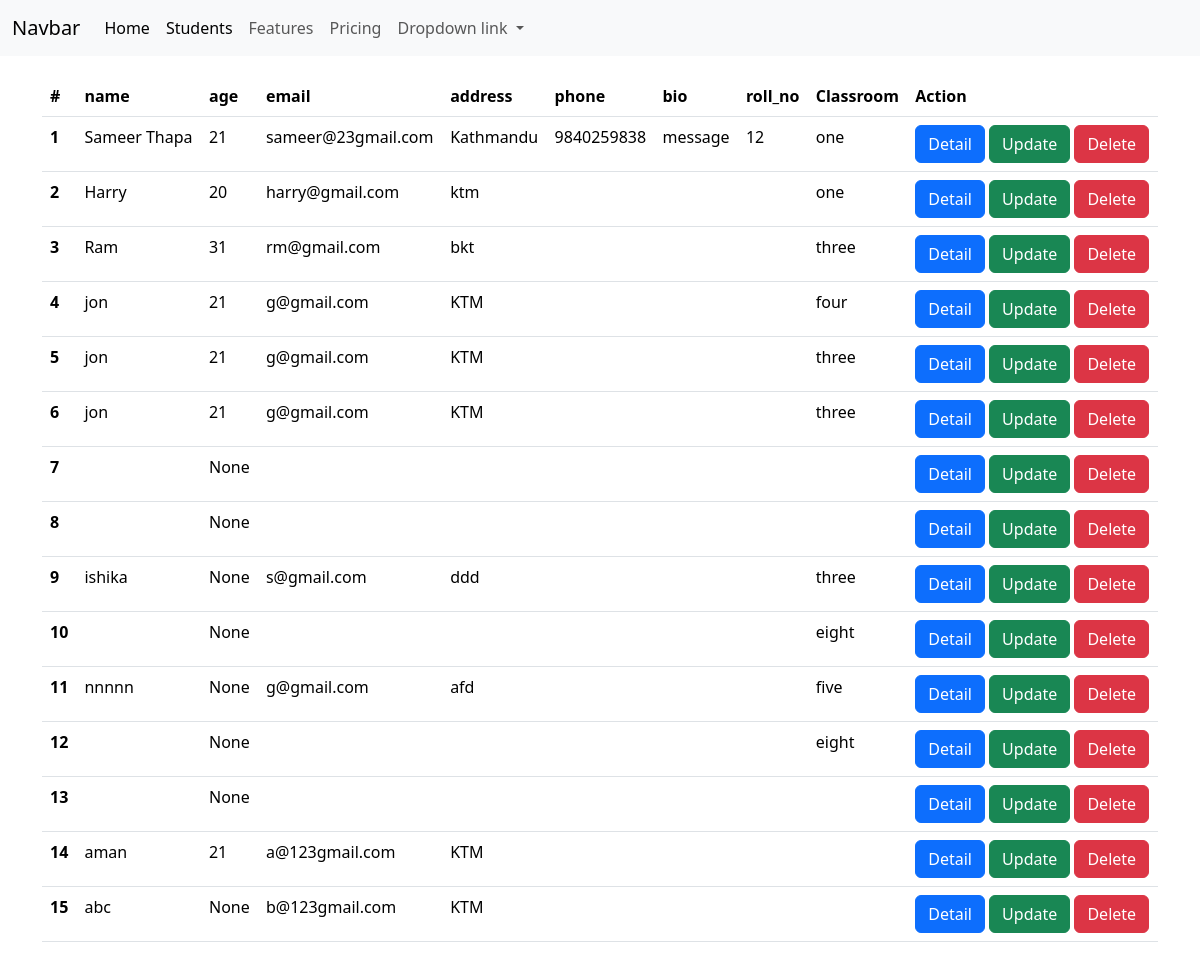
The page /student/ on the database its author committed.
### home/models.py (models this page shows, shortened)
class Student(models.Model):
    name = models.CharField(max_length=30)
    age = models.IntegerField(null=True, blank=True)
    address = models.CharField(max_length=50)
    email = models.EmailField(max_length=20)
    classroom = models.ForeignKey(ClassRoom, on_delete=models.CASCADE, related_name="classroom_student",
                               null=True, blank=True)

class StudentProfile(models.Model):
    phone = models.CharField(max_length=14)
    roll_no = models.IntegerField()
    bio = models.TextField(max_length=500)
    profile_picture = models.FileField(null=True, blank=True, upload_to="profile_picture")
    student = models.OneToOneField(Student, on_delete=models.CASCADE)

class ClassRoom(models.Model):
    name = models.CharField(max_length=10)

### home/views.py (the view)
# urls.py: path('student/', student, name="student"),
def student(request):
    students = Student.objects.all()
    return render(request, template_name="home/student.html", context={"students": students})

### home/templates/home/student.html
{% extends 'home/base.html' %}
{% block content %}
<table class="table">
  <thead>
    <tr>
      <th scope="col">#</th>
      <th scope="col">name </th>
      <th scope="col">age</th>
      <th scope="col">email </th>
        <th scope="col">address </th>
         <th scope="col">phone </th>
         <th scope="col">bio </th>
         <th scope="col">roll_no </th>
         <th scope="col">Classroom </th>
         <th scope="col">Action </th>
    </tr>
  </thead>
  <tbody>
{% for student in students %}
    <tr>
      <th scope="row">{{ forloop.counter }}</th>
      <td>{{student.name}}</td>
      <td>{{student.age}}</td>
      <td>{{student.email}}</td>
        <td>{{student.address}}</td>
         <td>{{student.studentprofile.phone}}</td>
         <td>{{student.studentprofile.bio}}</td>
         <td>{{student.studentprofile.roll_no}}</td>
         <td>{{student.classroom.name}}</td>
         <td>
             <a class="btn btn-primary "href="">Detail</a>
             <a class="btn btn-success "href="">Update</a>
             <a class="btn btn-danger "href="{% url 'delete_student' student.id %}">Delete</a>
         </td>
    </tr>
   {% endfor %}
  </tbody>
</table>
{% endblock %}

### rows shown on the page
Student: name "Sameer Thapa", age "21", email "sameer@23gmail.com", address "Kathmandu", studentprofile.phone "9840259838", studentprofile.bio "message", studentprofile.roll_no "12", classroom.name "one"
Student: name "Harry", age "20", email "harry@gmail.com", address "ktm", classroom.name "one"
Student: name "Ram", age "31", email "rm@gmail.com", address "bkt", classroom.name "three"
Student: name "jon", age "21", email "g@gmail.com", address "KTM", classroom.name "four"
Student: name "jon", age "21", email "g@gmail.com", address "KTM", classroom.name "three"
Student: name "jon", age "21", email "g@gmail.com", address "KTM", classroom.name "three"
Student: age "None"
Student: age "None"
Student: name "ishika", age "None", email "s@gmail.com", address "ddd", classroom.name "three"
Student: age "None", classroom.name "eight"
Student: name "nnnnn", age "None", email "g@gmail.com", address "afd", classroom.name "five"
Student: age "None", classroom.name "eight"
Student: age "None"
Student: name "aman", age "21", email "a@123gmail.com", address "KTM"
Student: name "abc", age "None", email "b@123gmail.com", address "KTM"
